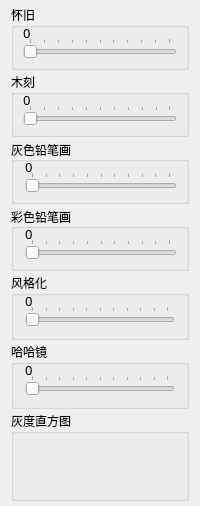
        <widget class="QWidget" name="tab_3">
         <property name="font">
          <font>
           <family>微软雅黑</family>
           <pointsize>9</pointsize>
          </font>
         </property>
         <attribute name="title">
          <string>滤镜</string>
         </attribute>
         <layout class="QVBoxLayout" name="verticalLayout_16" stretch="1,1,1,1,1,1,3">
          <property name="spacing">
           <number>2</number>
          </property>
          <property name="topMargin">
           <number>5</number>
          </property>
          <property name="bottomMargin">
           <number>5</number>
          </property>
          <item>
           <widget class="QGroupBox" name="groupBox_11">
            <property name="title">
             <string>怀旧</string>
            </property>
            <layout class="QVBoxLayout" name="verticalLayout_15" stretch="1,0">
             <property name="spacing">
              <number>0</number>
             </property>
             <property name="topMargin">
              <number>0</number>
             </property>
             <item>
              <widget class="QLabel" name="label_13">
               <property name="sizePolicy">
                <sizepolicy hsizetype="Expanding" vsizetype="Maximum">
                 <horstretch>0</horstretch>
                 <verstretch>0</verstretch>
                </sizepolicy>
               </property>
               <property name="minimumSize">
                <size>
                 <width>10</width>
                 <height>10</height>
                </size>
               </property>
               <property name="font">
                <font>
                 <family>微软雅黑</family>
                 <pointsize>10</pointsize>
                </font>
               </property>
               <property name="lineWidth">
                <number>0</number>
               </property>
               <property name="text">
                <string>0</string>
               </property>
               <property name="textFormat">
                <enum>Qt::AutoText</enum>
               </property>
              </widget>
             </item>
             <item>
              <widget class="QSlider" name="horizontalSlider_10">
               <property name="sizePolicy">
                <sizepolicy hsizetype="Expanding" vsizetype="Fixed">
                 <horstretch>50</horstretch>
                 <verstretch>0</verstretch>
                </sizepolicy>
               </property>
               <property name="font">
                <font>
                 <weight>50</weight>
                 <bold>false</bold>
                </font>
               </property>
               <property name="cursor">
                <cursorShape>PointingHandCursor</cursorShape>
               </property>
               <property name="mouseTracking">
                <bool>false</bool>
               </property>
               <property name="focusPolicy">
                <enum>Qt::StrongFocus</enum>
               </property>
               <property name="autoFillBackground">
                <bool>false</bool>
               </property>
               <property name="styleSheet">
                <string notr="true"/>
               </property>
               <property name="minimum">
                <number>0</number>
               </property>
               <property name="maximum">
                <number>10</number>
               </property>
               <property name="singleStep">
                <number>1</number>
               </property>
               <property name="pageStep">
                <number>1</number>
               </property>
               <property name="orientation">
                <enum>Qt::Horizontal</enum>
               </property>
               <property name="tickPosition">
                <enum>QSlider::TicksAbove</enum>
               </property>
               <property name="tickInterval">
                <number>1</number>
               </property>
              </widget>
             </item>
            </layout>
           </widget>
          </item>
          <item>
           <widget class="QGroupBox" name="groupBox_10">
            <property name="title">
             <string>木刻</string>
            </property>
            <layout class="QVBoxLayout" name="verticalLayout_14">
             <property name="spacing">
              <number>0</number>
             </property>
             <property name="topMargin">
              <number>0</number>
             </property>
             <item>
              <widget class="QLabel" name="label_12">
               <property name="sizePolicy">
                <sizepolicy hsizetype="Expanding" vsizetype="Maximum">
                 <horstretch>0</horstretch>
                 <verstretch>0</verstretch>
                </sizepolicy>
               </property>
               <property name="minimumSize">
                <size>
                 <width>10</width>
                 <height>10</height>
                </size>
               </property>
               <property name="font">
                <font>
                 <family>微软雅黑</family>
                 <pointsize>10</pointsize>
                </font>
               </property>
               <property name="text">
                <string>0</string>
               </property>
               <property name="textFormat">
                <enum>Qt::AutoText</enum>
               </property>
              </widget>
             </item>
             <item>
              <widget class="QSlider" name="horizontalSlider_9">
               <property name="sizePolicy">
                <sizepolicy hsizetype="Expanding" vsizetype="Fixed">
                 <horstretch>50</horstretch>
                 <verstretch>0</verstretch>
                </sizepolicy>
               </property>
               <property name="font">
                <font>
                 <weight>50</weight>
                 <bold>false</bold>
                </font>
               </property>
               <property name="cursor">
                <cursorShape>PointingHandCursor</cursorShape>
               </property>
               <property name="mouseTracking">
                <bool>false</bool>
               </property>
               <property name="focusPolicy">
                <enum>Qt::StrongFocus</enum>
               </property>
               <property name="pageStep">
                <number>1</number>
               </property>
               <property name="orientation">
                <enum>Qt::Horizontal</enum>
               </property>
               <property name="tickPosition">
                <enum>QSlider::TicksAbove</enum>
               </property>
               <property name="tickInterval">
                <number>10</number>
               </property>
              </widget>
             </item>
            </layout>
           </widget>
          </item>
          <item>
           <widget class="QGroupBox" name="groupBox_4">
            <property name="sizePolicy">
             <sizepolicy hsizetype="Preferred" vsizetype="Preferred">
              <horstretch>20</horstretch>
              <verstretch>0</verstretch>
             </sizepolicy>
            </property>
            <property name="styleSheet">
             <string notr="true"/>
            </property>
            <property name="title">
             <string>灰色铅笔画</string>
            </property>
            <property name="alignment">
             <set>Qt::AlignLeading|Qt::AlignLeft|Qt::AlignVCenter</set>
            </property>
            <property name="flat">
             <bool>false</bool>
            </property>
            <property name="checkable">
             <bool>false</bool>
            </property>
            <layout class="QVBoxLayout" name="verticalLayout_10" stretch="1,3">
             <property name="spacing">
              <number>0</number>
             </property>
             <property name="leftMargin">
              <number>11</number>
             </property>
             <property name="topMargin">
              <number>0</number>
             </property>
             <item>
              <widget class="QLabel" name="label_10">
               <property name="sizePolicy">
                <sizepolicy hsizetype="Expanding" vsizetype="Maximum">
                 <horstretch>0</horstretch>
                 <verstretch>0</verstretch>
                </sizepolicy>
               </property>
               <property name="minimumSize">
                <size>
                 <width>10</width>
                 <height>10</height>
                </size>
               </property>
               <property name="font">
                <font>
                 <family>微软雅黑</family>
                 <pointsize>10</pointsize>
                </font>
               </property>
               <property name="text">
                <string>0</string>
               </property>
               <property name="textFormat">
                <enum>Qt::AutoText</enum>
               </property>
              </widget>
             </item>
             <item>
              <widget class="QSlider" name="horizontalSlider_7">
               <property name="sizePolicy">
                <sizepolicy hsizetype="Expanding" vsizetype="Fixed">
                 <horstretch>50</horstretch>
                 <verstretch>0</verstretch>
                </sizepolicy>
               </property>
               <property name="font">
                <font>
                 <pointsize>11</pointsize>
                 <weight>50</weight>
                 <bold>false</bold>
                </font>
               </property>
               <property name="cursor">
                <cursorShape>PointingHandCursor</cursorShape>
               </property>
               <property name="mouseTracking">
                <bool>false</bool>
               </property>
               <property name="focusPolicy">
                <enum>Qt::StrongFocus</enum>
               </property>
               <property name="maximum">
                <number>10</number>
               </property>
               <property name="pageStep">
                <number>1</number>
               </property>
               <property name="orientation">
                <enum>Qt::Horizontal</enum>
               </property>
               <property name="tickPosition">
                <enum>QSlider::TicksAbove</enum>
               </property>
               <property name="tickInterval">
                <number>1</number>
               </property>
              </widget>
             </item>
            </layout>
           </widget>
          </item>
          <item>
           <widget class="QGroupBox" name="groupBox_7">
            <property name="sizePolicy">
             <sizepolicy hsizetype="Preferred" vsizetype="Preferred">
              <horstretch>20</horstretch>
              <verstretch>0</verstretch>
             </sizepolicy>
            </property>
            <property name="styleSheet">
             <string notr="true"/>
            </property>
            <property name="title">
             <string>彩色铅笔画</string>
            </property>
            <property name="alignment">
             <set>Qt::AlignLeading|Qt::AlignLeft|Qt::AlignVCenter</set>
            </property>
            <property name="flat">
             <bool>false</bool>
            </property>
            <property name="checkable">
             <bool>false</bool>
            </property>
            <layout class="QVBoxLayout" name="verticalLayout_22" stretch="1,3">
             <property name="spacing">
              <number>0</number>
             </property>
             <property name="leftMargin">
              <number>11</number>
             </property>
             <property name="topMargin">
              <number>0</number>
             </property>
             <item>
              <widget class="QLabel" name="label_17">
               <property name="sizePolicy">
                <sizepolicy hsizetype="Expanding" vsizetype="Maximum">
                 <horstretch>0</horstretch>
                 <verstretch>0</verstretch>
                </sizepolicy>
               </property>
               <property name="minimumSize">
                <size>
                 <width>10</width>
                 <height>10</height>
                </size>
               </property>
               <property name="font">
                <font>
                 <family>微软雅黑</family>
                 <pointsize>10</pointsize>
                </font>
               </property>
               <property name="text">
                <string>0</string>
               </property>
               <property name="textFormat">
                <enum>Qt::AutoText</enum>
               </property>
              </widget>
             </item>
             <item>
              <widget class="QSlider" name="horizontalSlider_12">
               <property name="sizePolicy">
                <sizepolicy hsizetype="Expanding" vsizetype="Fixed">
                 <horstretch>50</horstretch>
                 <verstretch>0</verstretch>
                </sizepolicy>
               </property>
               <property name="font">
                <font>
                 <pointsize>11</pointsize>
                 <weight>50</weight>
                 <bold>false</bold>
                </font>
               </property>
               <property name="cursor">
                <cursorShape>PointingHandCursor</cursorShape>
               </property>
               <property name="mouseTracking">
                <bool>false</bool>
               </property>
               <property name="focusPolicy">
                <enum>Qt::StrongFocus</enum>
               </property>
               <property name="maximum">
                <number>10</number>
               </property>
               <property name="pageStep">
                <number>1</number>
               </property>
               <property name="orientation">
                <enum>Qt::Horizontal</enum>
               </property>
               <property name="tickPosition">
                <enum>QSlider::TicksAbove</enum>
               </property>
               <property name="tickInterval">
                <number>1</number>
               </property>
              </widget>
             </item>
            </layout>
           </widget>
          </item>
          <item>
           <widget class="QGroupBox" name="groupBox_9">
            <property name="sizePolicy">
             <sizepolicy hsizetype="Preferred" vsizetype="Preferred">
              <horstretch>20</horstretch>
              <verstretch>0</verstretch>
             </sizepolicy>
            </property>
            <property name="title">
             <string>风格化</string>
            </property>
            <layout class="QVBoxLayout" name="verticalLayout_13" stretch="0,0">
             <property name="spacing">
              <number>0</number>
             </property>
             <property name="leftMargin">
              <number>11</number>
             </property>
             <property name="topMargin">
              <number>0</number>
             </property>
             <property name="rightMargin">
              <number>11</number>
             </property>
             <property name="bottomMargin">
              <number>11</number>
             </property>
             <item>
              <widget class="QLabel" name="label_11">
               <property name="sizePolicy">
                <sizepolicy hsizetype="Expanding" vsizetype="Maximum">
                 <horstretch>0</horstretch>
                 <verstretch>0</verstretch>
                </sizepolicy>
               </property>
               <property name="minimumSize">
                <size>
                 <width>10</width>
                 <height>10</height>
                </size>
               </property>
               <property name="font">
                <font>
                 <family>微软雅黑</family>
                 <pointsize>10</pointsize>
                </font>
               </property>
               <property name="text">
                <string>0</string>
               </property>
               <property name="textFormat">
                <enum>Qt::AutoText</enum>
               </property>
              </widget>
             </item>
             <item>
              <widget class="QSlider" name="horizontalSlider_2">
               <property name="font">
                <font>
                 <pointsize>9</pointsize>
                </font>
               </property>
               <property name="cursor">
                <cursorShape>PointingHandCursor</cursorShape>
               </property>
               <property name="maximum">
                <number>10</number>
               </property>
               <property name="pageStep">
                <number>1</number>
               </property>
               <property name="orientation">
                <enum>Qt::Horizontal</enum>
               </property>
               <property name="tickPosition">
                <enum>QSlider::TicksAbove</enum>
               </property>
               <property name="tickInterval">
                <number>1</number>
               </property>
              </widget>
             </item>
            </layout>
           </widget>
          </item>
          <item>
           <widget class="QGroupBox" name="groupBox_17">
            <property name="sizePolicy">
             <sizepolicy hsizetype="Preferred" vsizetype="Preferred">
              <horstretch>20</horstretch>
              <verstretch>0</verstretch>
             </sizepolicy>
            </property>
            <property name="title">
             <string>哈哈镜</string>
            </property>
            <layout class="QVBoxLayout" name="verticalLayout_19" stretch="0,0">
             <property name="spacing">
              <number>0</number>
             </property>
             <property name="leftMargin">
              <number>11</number>
             </property>
             <property name="topMargin">
              <number>0</number>
             </property>
             <property name="rightMargin">
              <number>11</number>
             </property>
             <property name="bottomMargin">
              <number>11</number>
             </property>
             <item>
              <widget class="QLabel" name="label_15">
               <property name="sizePolicy">
                <sizepolicy hsizetype="Expanding" vsizetype="Maximum">
                 <horstretch>0</horstretch>
                 <verstretch>0</verstretch>
                </sizepolicy>
               </property>
               <property name="minimumSize">
                <size>
                 <width>10</width>
                 <height>10</height>
                </size>
               </property>
               <property name="font">
                <font>
                 <family>微软雅黑</family>
                 <pointsize>10</pointsize>
                </font>
               </property>
               <property name="text">
                <string>0</string>
               </property>
               <property name="textFormat">
                <enum>Qt::AutoText</enum>
               </property>
              </widget>
             </item>
             <item>
              <widget class="QSlider" name="horizontalSlider_6">
               <property name="cursor">
                <cursorShape>PointingHandCursor</cursorShape>
               </property>
               <property name="maximum">
                <number>10</number>
               </property>
               <property name="pageStep">
                <number>1</number>
               </property>
               <property name="orientation">
                <enum>Qt::Horizontal</enum>
               </property>
               <property name="tickPosition">
                <enum>QSlider::TicksAbove</enum>
               </property>
               <property name="tickInterval">
                <number>1</number>
               </property>
              </widget>
             </item>
            </layout>
           </widget>
          </item>
          <item>
           <widget class="QGroupBox" name="groupBox_8">
            <property name="sizePolicy">
             <sizepolicy hsizetype="Preferred" vsizetype="Preferred">
              <horstretch>0</horstretch>
              <verstretch>0</verstretch>
             </sizepolicy>
            </property>
            <property name="title">
             <string>灰度直方图</string>
            </property>
            <layout class="QVBoxLayout" name="verticalLayout_12" stretch="0">
             <property name="spacing">
              <number>0</number>
             </property>
             <property name="leftMargin">
              <number>0</number>
             </property>
             <property name="topMargin">
              <number>0</number>
             </property>
             <property name="rightMargin">
              <number>0</number>
             </property>
             <property name="bottomMargin">
              <number>0</number>
             </property>
             <item>
              <widget class="QLabel" name="label_2">
               <property name="sizePolicy">
                <sizepolicy hsizetype="Expanding" vsizetype="Expanding">
                 <horstretch>0</horstretch>
                 <verstretch>0</verstretch>
                </sizepolicy>
               </property>
               <property name="text">
                <string/>
               </property>
              </widget>
             </item>
            </layout>
           </widget>
          </item>
         </layout>
        </widget>
